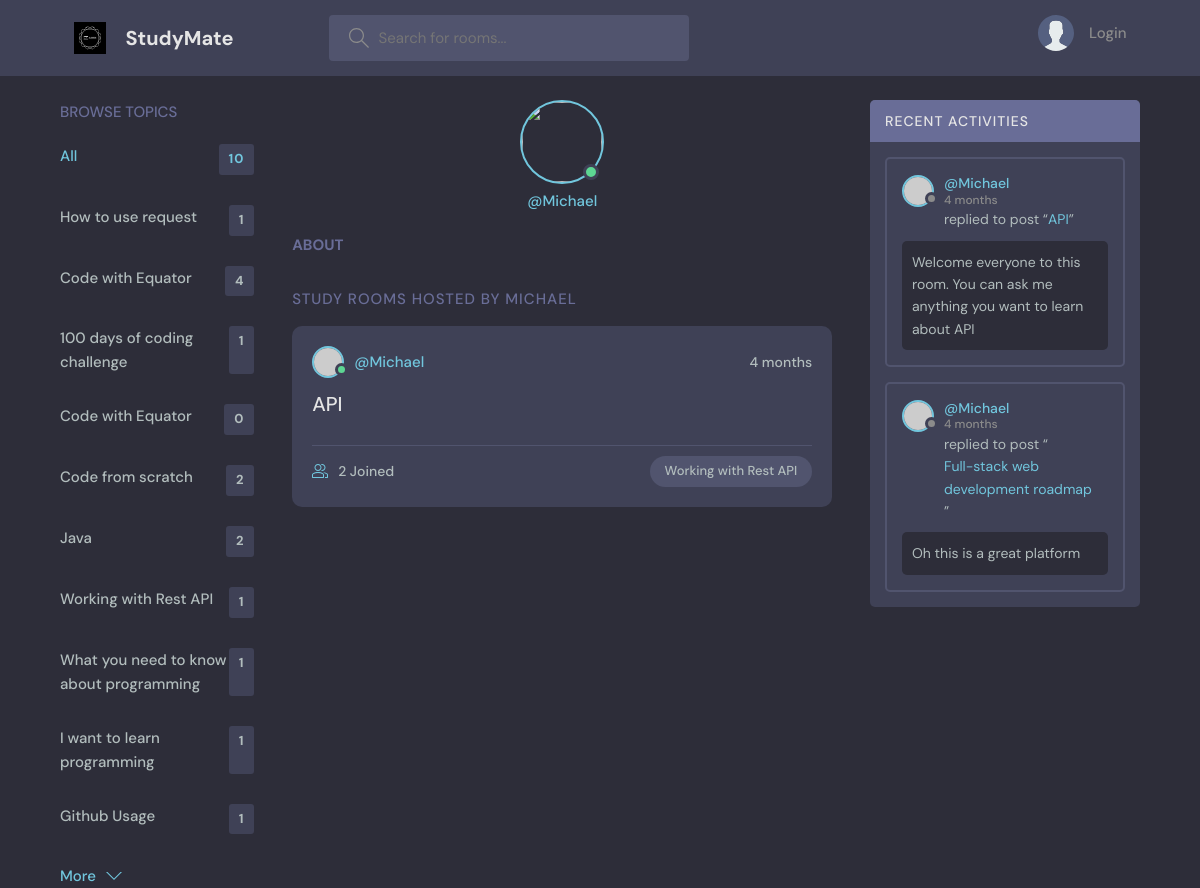
The page /profile/8/ on the database its author committed.
### page/models.py (models this page shows, shortened)
class Topic(models.Model):
    name = models.CharField(max_length=100)

class Room(models.Model):
    host = models.ForeignKey(User, null=True, on_delete=models.SET_NULL)
    topic = models.ForeignKey(Topic, null=True, on_delete=models.SET_NULL)
    name = models.CharField(max_length=200)
    description = models.TextField(null=True, blank=True)
    participants = models.ManyToManyField(User, related_name="participants", blank=True)
    updated = models.DateTimeField(auto_now=True)
    created = models.DateTimeField(auto_now_add=True)
    class Meta:
        ordering = ["-updated", "-created"]
    def __str__(self):
        return self.name

class Message(models.Model):
    user = models.ForeignKey(User, on_delete =models.CASCADE)
    room = models.ForeignKey(Room, on_delete=models.CASCADE)
    body = models.TextField()
    updated = models.DateTimeField(auto_now=True)
    created = models.DateTimeField(auto_now_add=True)
    class Meta:
        ordering = ["-updated", "-created"]
    def __str__(self):
        return self.body[0:50]

### page/views.py (the view)
# urls.py: path('profile/<str:pk>/', views.userProfile, name="user-profile"),
def userProfile(request, pk):
     user = User.objects.get(id=pk)
     rooms = user.room_set.all()
     room_messages = user.message_set.all()
     topics = Topic.objects.all()
     context = {'user': user, 'rooms': rooms, 'room_messages':room_messages, 'topics':topics }
     return render(request, 'page/profile.html', context)

### page/templates/page/profile.html (shortened to what this page needs)
{% extends 'main.html' %} {% block content %}
<main class="profile-page layout layout--3">
  <div class="container">
    {% include 'page/topics_component.html' %}
    <div class="roomList">
      <div class="profile">
        <div class="profile__avatar">
          <div class="avatar avatar--large active">
            <img src="{{user.avatar.url}}" />
          </div>
        </div>
        <div class="profile__info">
          <p>@{{user.username}}</p>
        </div>
        <div class="profile__about">
          <h3>About</h3>
        </div>
      </div>
      <div class="roomList__header">
        <div>
          <h2>Study Rooms Hosted by {{user.username}}</h2>
        </div>
      </div>
      {% include 'page/feed_component.html' %}
    </div>
    {% include 'page/activity_component.html' %}
  </div>
</main>
{% endblock content %}

### page/templates/page/topics_component.html
<div class="topics">
  <div class="topics__header">
    <h2>Browse Topics</h2>
  </div>
  <ul class="topics__list">
    <li>
      <a href="{% url 'index' %}" class="active">
        All <span>{{topics.count}}</span>
      </a>
    </li>
    {% for topic in topics %}
    <li>
      <a href="{% url 'index' %}?q={{topic.name}}">
        {{topic.name}} <span>{{topic.room_set.all.count}}</span>
      </a>
    </li>
    {% endfor %}
  </ul>
  <a class="btn btn--link" href="{% url 'topics' %}">
    More
    <svg
      version="1.1"
      xmlns="http://www.w3.org/2000/svg"
      width="32"
      height="32"
      viewBox="0 0 32 32"
    >
      <title>chevron-down</title>
      <path d="M16 21l-13-13h-3l16 16 16-16h-3l-13 13z"></path>
    </svg>
  </a>
</div>

### page/templates/page/feed_component.html (shortened to what this page needs)
{% for room in rooms %}
<div class="roomListRoom">
  <div class="roomListRoom__header">
    <a
      href="{% url 'user-profile' room.host.id %}"
      class="roomListRoom__author"
    >
      <div class="avatar avatar--small active">
        <img src="https://randomuser.me/api/portraits/men/11.jpg" />
      </div>
      <span>@{{room.host.username}}</span>
    </a>
    <div class="roomListRoom__actions">
      <span>{{room.created|timesince}}</span>
    </div>
  </div>
  <div class="roomListRoom__content">
    <a href="{% url 'room' room.id %}">{{room.name}}</a>
  </div>
  <div class="roomListRoom__meta">
    <a href="{% url 'room' room.id %}" class="roomListRoom__joined">
      {{ room.participants.all.count }} Joined
    </a>
    <p class="roomListRoom__topic">{{room.topic.name}}</p>
  </div>
</div>
{% endfor %}

### page/templates/page/activity_component.html (shortened to what this page needs)
<div class="activities">
  <div class="activities__header">
    <h2>Recent Activities</h2>
  </div>
  {% for message in room_messages %}
  <div class="activities__box">
    <div class="activities__boxHeader roomListRoom__header">
      <a
        href="{% url 'user-profile' message.user.id %}"
        class="roomListRoom__author"
      >
        <div class="avatar avatar--small">
          <img src="https://randomuser.me/api/portraits/women/11.jpg" />
        </div>
        <p>
          @{{ message.user }}
          <span>{{ message.created|timesince }}</span>
        </p>
      </a>
    </div>
    <div class="activities__boxContent">
      <p>
        replied to post “<a href="{% url 'room' message.room.id %}"
          >{{message.room}}</a
        >”
      </p>
      <div class="activities__boxRoomContent">{{message.body}}</div>
    </div>
  </div>
  {% endfor %}
</div>

### rows shown on the page
Topic: name "How to use request", room_set.all.count "1"
Topic: name "Code with Equator", room_set.all.count "4"
Topic: name "100 days of coding challenge", room_set.all.count "1"
Topic: name "Code with Equator", room_set.all.count "0"
Topic: name "Code from scratch", room_set.all.count "2"
Topic: name "Java", room_set.all.count "2"
Topic: name "Working with Rest API", room_set.all.count "1"
Topic: name "What you need to know about programming", room_set.all.count "1"
Topic: name "I want to learn programming", room_set.all.count "1"
Topic: name "Github Usage", room_set.all.count "1"
Room: host.username "Michael", created "4 months", name "API", participants.all.count "2", topic.name "Working with Rest API"
Message: user "Michael", created "4 months", room "API", body "Welcome everyone to this room. You can ask me anything you want to learn about API"
Message: user "Michael", created "4 months", room "Full-stack web development roadmap", body "Oh this is a great platform"

### other values the page prints
{{ topics.count }} "10"
{{ user.username }} "Michael"
{{ user.username }} "MICHAEL"
